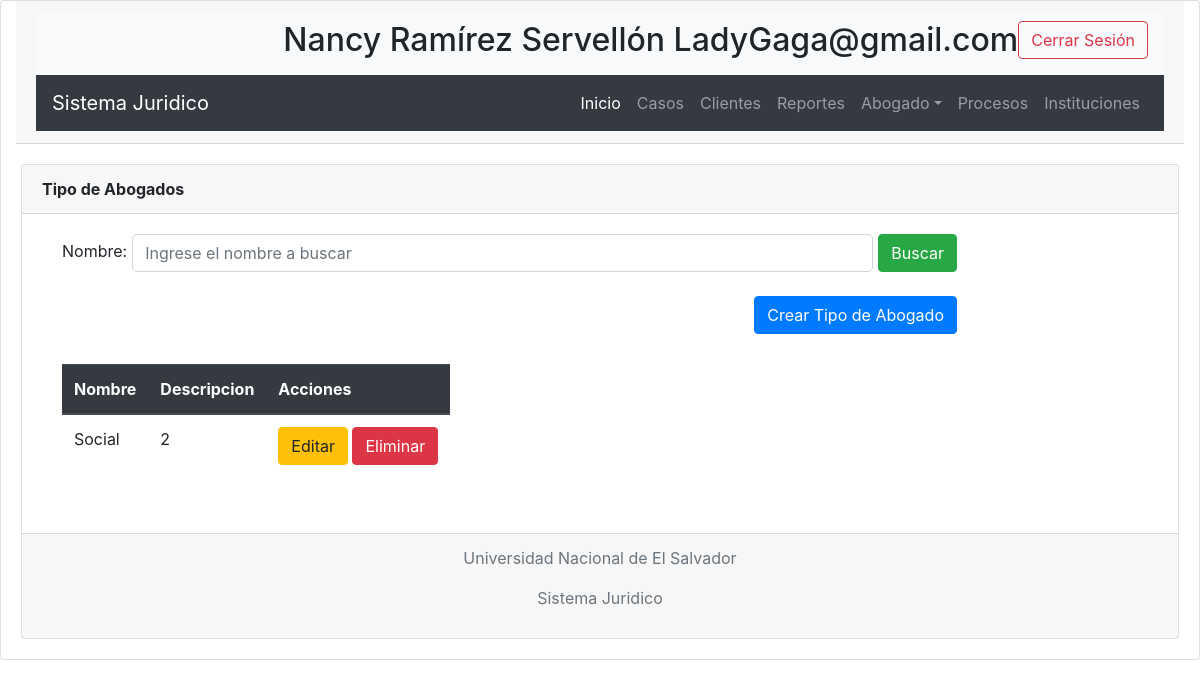
The app's page /juridico/tipo_de_abogado/ (signed in) with its own data.
### Sistema_juridico/models.py (models this page shows, shortened)
class Usuario(AbstractBaseUser,PermissionsMixin):
    correo = models.EmailField(verbose_name='correo electronico',max_length=100,unique=True)
    nombre = models.CharField(max_length = 150)
    apellido = models.CharField(max_length = 150)
    direccion = models.CharField(max_length = 150)
    dui = models.CharField(max_length = 10)
    telefono=models.CharField(max_length = 8)
    fecha_creacion = models.DateField('Fecha de creación', auto_now = True, auto_now_add = False)
    fecha_nacimiento = models.DateField(null=True)
    estado_civil = models.IntegerField(choices=Estado_Civil, default=0)
    username=models.CharField( max_length=50)
    usuario_activo=models.BooleanField(default=True)
    usuario_administrador=models.BooleanField(default=False)
    objects=ManejadorUsuario()
    USERNAME_FIELD='correo'
    REQUIRED_FIELDS=['nombre','apellido']
    class meta:
        verbose_name='usuario'
        verbose_name_plural='usuarios'
    def __str__(self):
        return self.nombre + ' ' + self.apellido + ' ' + self.correo

class TipoDeAbogado(models.Model):
    nombre = models.CharField(max_length = 100, blank=False, null=False)
    descripcion = models.TextField(max_length = 220, blank=False, null=False)
    fecha_creacion = models.DateField('Fecha de creacion',auto_now=True, auto_now_add=False)
    class Meta:
        verbose_name = 'Tipo de abogado'
        verbose_name_plural = 'Tipos de abogados'
        ordering=['nombre']

### Sistema_juridico/views.py (the view)
# urls.py: path('tipo_de_abogado/',login_required(ListarTiposDeAbogados.as_view()), name='tipo_de_abogado'),
class ListarTiposDeAbogados(ListView):
    model = TipoDeAbogado
    template_name = "abogados/tp_abogado_listado.html"
    context_object_name='tipos'
    queryset=TipoDeAbogado.objects.all()
    paginate_by=10
    def get_queryset(self):
        if self.request.GET.get('buscar') is not None:
            return TipoDeAbogado.objects.filter(
            Q(nombre__icontains=self.request.GET['buscar'])|
            Q(descripcion__icontains=self.request.GET['buscar'])
        ).distinct()
        return super().get_queryset()

### templates/abogados/tp_abogado_listado.html (shortened to what this page needs)
{%extends 'base.html'%}{%load static%}{%block title%}Tipo de abogado{%endblock%} {%block content%}
<div class="card">
    <div class="card-header">
        <strong>Tipo de Abogados</strong>
    </div>
    <div class="card-body card_block">
        <div class="row ">
            <div class="col-md-12 search">
                <form method="GET">
                    <div id="custom-search-input">
                        <div class="input-group col-md-10">
                            <label for="nombre" style="margin: 5px;">Nombre: </label>
                            <input type="text" class="form-control" placeholder="Ingrese el nombre a buscar" name="buscar" style="border-radius: 5px;" id="buscar" value="{{request.GET.buscar}}">
                            <span class="input-group-list">
                                        <button type="submit" class="btn btn-success" id="buscar" style="margin-left: 5px;">Buscar</button>
                                </span>
                        </div>
                    </div>
                </form>
                <br> {%if tipos%}
            </div>
        </div>
        <div class="col-md-10">
            <a class="btn btn-primary" href="{%url 'crear_tipo_de_abogado'%}" id="crear" style="float: right;">Crear Tipo de Abogado</a>
        </div>
        <br>
        <br>
        <div class="card-body">
            <div class="table">
                <table class="table table-responsive table-hover">
                    <thead class="thead-dark ">
                        <tr>
                            <th scope="col ">Nombre</th>
                            <th scope="col ">Descripcion</th>
                            <th scope="col ">Acciones</th>
                        </tr>
                    </thead>
                    <tbody>
                        {%for tipo in tipos%}
                        <tr>
                            <td>{{tipo.nombre}}</td>
                            <td>{{tipo.descripcion}}</td>
                            <td>
                                <a onclick="abrir_modal_edicion('{% url 'editar_tipo_de_abogado' tipo.id %}')" class="btn btn-warning">Editar</a>
                                <a onclick="abrir_modal_eliminacion('{% url 'eliminar_tipo_de_abogado' tipo.id %}')" class="btn btn-danger">Eliminar</a>
                            </td>
                        </tr>
                        {%endfor%}
                    </tbody>
                </table>
            </div>
        </div>
{%endif%}
{%endblock%}

### templates/base.html (shortened to what this page needs)
{% load static %}
<!DOCTYPE html>
<html lang="en">
<head>
    <link rel="stylesheet" href="https://cdn.jsdelivr.net/npm/bootstrap@4.6.0/dist/css/bootstrap.min.css">
</head>
<body>
    <div class="card">
        <div class="container-fluid">
            <div class="card-header">
                <nav class="navbar navbar-expand-md navbar-light bg-light">
                    <ul class="navbar-nav ml-auto">
                        <li>
                            <h2>{{user}}</h2>
                        </li>
                        <li>
                            <a class="btn btn-outline-danger" href="{%url 'logout'%} ">Cerrar Sesión</a>
                        </li>
                    </ul>
                </nav>
                <nav class="navbar navbar-expand-md navbar-dark bg-dark">
                    <a class="navbar-brand" href="{%url 'inicio'%}">Sistema Juridico</a>
                    <div class="collapse navbar-collapse" id="navbarNav">
                        <ul class="navbar-nav ml-auto">
                            <li class="nav-item active">
                                <a class="nav-link" href="{%url 'inicio'%}">Inicio</a>
                            </li>
                            <li class="nav-item">
                                <a class="nav-link" href="{%url 'caso'%}">Casos</a>
                            </li>
                            <li class="nav-item">
                                <a class="nav-link" href="{%url 'cliente'%}">Clientes</a>
                            </li>
                            <li class="nav-item">
                                <a class="nav-link" href="{%url 'reporte'%}">Reportes</a>
                            </li>
                            <li class="nav-item">
                                <li class="nav-item dropdown">
                                    <a class="nav-link dropdown-toggle" href="#" id="navbarDropdown" role="button" data-toggle="dropdown" aria-haspopup="true" aria-expanded="false">Abogado</a>
                                </li>
                            </li>
                            <li class="nav-item">
                                <a class="nav-link" href="{%url 'tipo_de_proceso'%}">Procesos</a>
                            </li>
                            <li class="nav-item">
                                <a class="nav-link" href="#">Instituciones</a>
                            </li>
                        </ul>
                    </div>
                </nav>
            </div>
        </div>
        <div class="card-body">
            {%block barra_busqueda%} {%endblock%} {%block content%}{%endblock%}
        </div>
        {%block footer%}
        <div class="card-footer text-muted">
            <footer class="page-footer font-small blue">
                <div class="footer-copyright text-center">
                    <p>Universidad Nacional de El Salvador</p>
                    <p>Sistema Juridico</p>
                </div>
            </footer>
        </div>
        {%endblock%}
    </div>
</body>
</html>

### records on screen
Usuario: nombre+apellido+correo "Nancy Ramírez Servellón LadyGaga@gmail.com"
TipoDeAbogado: nombre "Social", descripcion "2"
